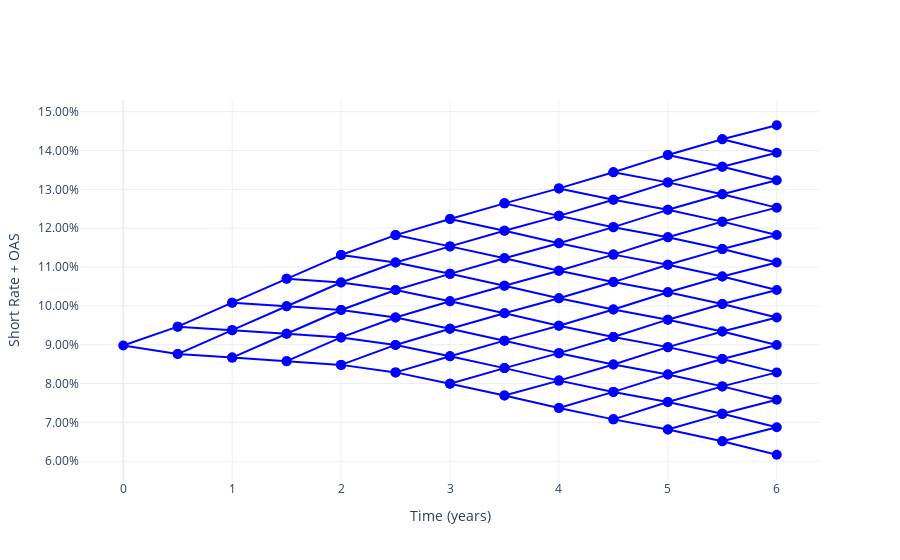

The cell this chart's notebook holds for it:
### Markdown cell above
# SHORT RATE PLUS OAS

### Code cell
figs["oas"].show()

### Figure 1 — Plotly figure (JSON) as saved in the notebook; plotly's stock layout.template omitted (floating-point values rounded to 4 significant figures)
{"data": [{"hovertemplate": "%{y:.2%}<extra></extra>", "line": {"color": "blue"}, "marker": {"color": "blue", "size": 10}, "mode": "lines+markers", "type": "scatter", "x": [0.5, 0, 0.5], "y": [0.09466, 0.0898, 0.08758]}, {"hovertemplate": "%{y:.2%}<extra></extra>", "line": {"color": "blue"}, "marker": {"color": "blue", "size": 10}, "mode": "lines+markers", "type": "scatter", "x": [1, 0.5, 1, 0.5, 1], "y": [0.1008, 0.09466, 0.09375, 0.08758, 0.08668]}, {"hovertemplate": "%{y:.2%}<extra></extra>", "line": {"color": "blue"}, "marker": {"color": "blue", "size": 10}, "mode": "lines+markers", "type": "scatter", "x": [1.5, 1, 1.5, 1, 1.5, 1, 1.5], "y": [0.107, 0.1008, 0.0999, 0.09375, 0.09283, 0.08668, 0.08575]}, {"hovertemplate": "%{y:.2%}<extra></extra>", "line": {"color": "blue"}, "marker": {"color": "blue", "size": 10}, "mode": "lines+markers", "type": "scatter", "x": [2, 1.5, 2, 1.5, 2, 1.5, 2, 1.5, 2], "y": [0.1131, 0.107, 0.106, 0.0999, 0.09895, 0.09283, 0.09188, 0.08575, 0.0848]}, {"hovertemplate": "%{y:.2%}<extra></extra>", "line": {"color": "blue"}, "marker": {"color": "blue", "size": 10}, "mode": "lines+markers", "type": "scatter", "x": [2.5, 2, 2.5, 2, 2.5, 2, 2.5, 2, 2.5, 2, 2.5], "y": [0.1182, 0.1131, 0.1112, 0.106, 0.1041, 0.09895, 0.09701, 0.09188, 0.08994, 0.0848, 0.08287]}, {"hovertemplate": "%{y:.2%}<extra></extra>", "line": {"color": "blue"}, "marker": {"color": "blue", "size": 10}, "mode": "lines+markers", "type": "scatter", "x": [3, 2.5, 3, 2.5, 3, 2.5, 3, 2.5, 3, 2.5, 3, 2.5, 3], "y": [0.1224, 0.1182, 0.1153, 0.1112, 0.1082, 0.1041, 0.1012, 0.09701, 0.09411, 0.08994, 0.08703, 0.08287, 0.07996]}, {"hovertemplate": "%{y:.2%}<extra></extra>", "line": {"color": "blue"}, "marker": {"color": "blue", "size": 10}, "mode": "lines+markers", "type": "scatter", "x": [3.5, 3, 3.5, 3, 3.5, 3, 3.5, 3, 3.5, 3, 3.5, 3, 3.5, 3, 3.5], "y": [0.1264, 0.1224, 0.1193, 0.1153, 0.1123, 0.1082, 0.1052, 0.1012, 0.09811, 0.09411, 0.09104, 0.08703, 0.08397, 0.07996, 0.0769]}, {"hovertemplate": "%{y:.2%}<extra></extra>", "line": {"color": "blue"}, "marker": {"color": "blue", "size": 10}, "mode": "lines+markers", "type": "scatter", "x": [4, 3.5, 4, 3.5, 4, 3.5, 4, 3.5, 4, 3.5, 4, 3.5, 4, 3.5, 4, 3.5, 4], "y": [0.1303, 0.1264, 0.1232, 0.1193, 0.1161, 0.1123, 0.109, 0.1052, 0.102, 0.09811, 0.0949, 0.09104, 0.08783, 0.08397, 0.08076, 0.0769, 0.07368]}, {"hovertemplate": "%{y:.2%}<extra></extra>", "line": {"color": "blue"}, "marker": {"color": "blue", "size": 10}, "mode": "lines+markers", "type": "scatter", "x": [4.5, 4, 4.5, 4, 4.5, 4, 4.5, 4, 4.5, 4, 4.5, 4, 4.5, 4, 4.5, 4, 4.5, 4, 4.5], "y": [0.1344, 0.1303, 0.1273, 0.1232, 0.1203, 0.1161, 0.1132, 0.109, 0.1061, 0.102, 0.09906, 0.0949, 0.09199, 0.08783, 0.08491, 0.08076, 0.07784, 0.07368, 0.07077]}, {"hovertemplate": "%{y:.2%}<extra></extra>", "line": {"color": "blue"}, "marker": {"color": "blue", "size": 10}, "mode": "lines+markers", "type": "scatter", "x": [5, 4.5, 5, 4.5, 5, 4.5, 5, 4.5, 5, 4.5, 5, 4.5, 5, 4.5, 5, 4.5, 5, 4.5, 5, 4.5, 5], "y": [0.1389, 0.1344, 0.1318, 0.1273, 0.1247, 0.1203, 0.1177, 0.1132, 0.1106, 0.1061, 0.1035, 0.09906, 0.09645, 0.09199, 0.08938, 0.08491, 0.08231, 0.07784, 0.07523, 0.07077, 0.06816]}, {"hovertemplate": "%{y:.2%}<extra></extra>", "line": {"color": "blue"}, "marker": {"color": "blue", "size": 10}, "mode": "lines+markers", "type": "scatter", "x": [5.5, 5, 5.5, 5, 5.5, 5, 5.5, 5, 5.5, 5, 5.5, 5, 5.5, 5, 5.5, 5, 5.5, 5, 5.5, 5, 5.5, 5, 5.5], "y": [0.1429, 0.1389, 0.1358, 0.1318, 0.1288, 0.1247, 0.1217, 0.1177, 0.1146, 0.1106, 0.1076, 0.1035, 0.1005, 0.09645, 0.09341, 0.08938, 0.08634, 0.08231, 0.07927, 0.07523, 0.0722, 0.06816, 0.06513]}, {"hovertemplate": "%{y:.2%}<extra></extra>", "line": {"color": "blue"}, "marker": {"color": "blue", "size": 10}, "mode": "lines+markers", "type": "scatter", "x": [6, 5.5, 6, 5.5, 6, 5.5, 6, 5.5, 6, 5.5, 6, 5.5, 6, 5.5, 6, 5.5, 6, 5.5, 6, 5.5, 6, 5.5, 6, 5.5, 6], "y": [0.1465, 0.1429, 0.1394, 0.1358, 0.1324, 0.1288, 0.1253, 0.1217, 0.1182, 0.1146, 0.1112, 0.1076, 0.1041, 0.1005, 0.09702, 0.09341, 0.08995, 0.08634, 0.08287, 0.07927, 0.0758, 0.0722, 0.06873, 0.06513, 0.06166]}], "layout": {"showlegend": false, "xaxis": {"title": {"text": "Time (years)"}}, "yaxis": {"tickformat": ".2%", "title": {"text": "Short Rate + OAS"}}}}
